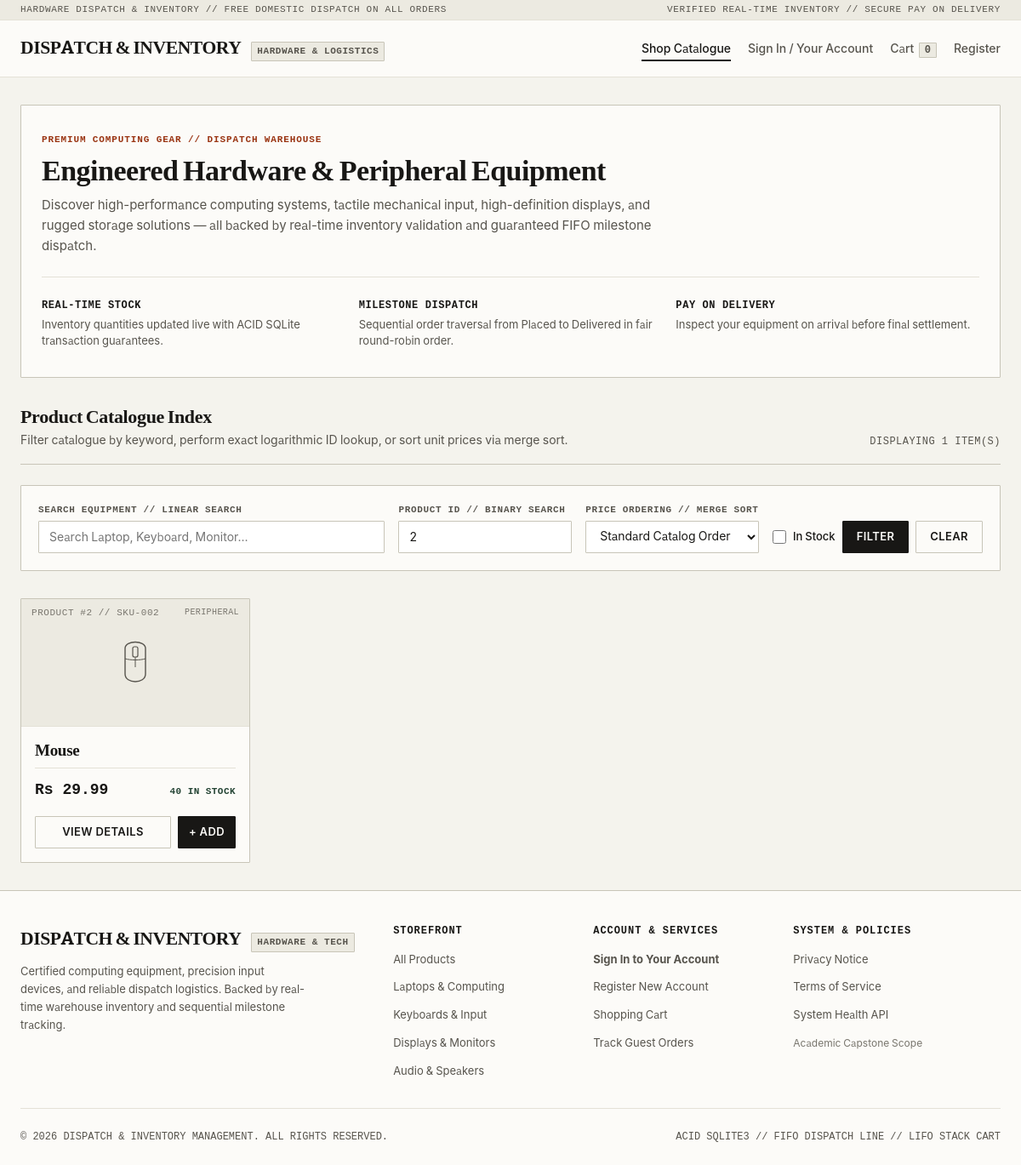
The page /?id=2 on the database its author committed.
### tables this page shows
CREATE TABLE Products(
           Product_id INTEGER PRIMARY KEY AUTOINCREMENT,
           Name TEXT NOT NULL,
           Price REAL NOT NULL CHECK(Price>0),
           Stock INTEGER CHECK(Stock>=0)
           );

### app.py (the view)
@app.route('/')
def catalogue():
    name_query = request.args.get('name', '').strip()
    id_str = request.args.get('id', '').strip()
    sort_by = request.args.get('sort', '').strip()
    in_stock = (request.args.get('in_stock') == '1')
    id_query = None
    if id_str.isdigit():
        id_query = int(id_str)
    products = store.search_products(
        name_query=name_query,
        id_query=id_query,
        sort_by=sort_by,
        in_stock_only=in_stock,
        conn=g.db
    )
    return render_template(
        'catalogue.html',
        products=products,
        name_query=name_query,
        id_query=id_str,
        sort_by=sort_by,
        in_stock=in_stock
    )

### algorithm.py (called while the page is built)
def binary_search_by_id(sorted_products, target_id):
    low = 0
    high = len(sorted_products) - 1
    while low <= high:
        mid = (low + high) // 2
        mid_id = sorted_products[mid]['id']
        if mid_id == target_id:
            return sorted_products[mid]
        elif mid_id < target_id:
            low = mid + 1
        else:
            high = mid - 1
    return None

### app.py (called while the page is built)
@app.before_request
def before_request():
    g.db = database.get_db_connection(app.config['DATABASE_PATH'])
    if 'csrf_token' not in session:
        session['csrf_token'] = secrets.token_hex(24)
    if 'cart' not in session:
        session['cart'] = []
    if request.method == 'POST':
        submitted_token = request.form.get('csrf_token')
        expected_token = session.get('csrf_token')
        if not submitted_token or submitted_token != expected_token:
            abort(400, description="Invalid or missing CSRF token. Please refresh and try again.")

@app.teardown_appcontext
def teardown_db(exception=None):
    db = g.pop('db', None)
    if db is not None:
        db.close()

@app.context_processor
def inject_global_template_vars():
    cart = session.get('cart', [])
    cart_count = sum(item.get('quantity', 0) for item in cart)
    return {
        'cart_count': cart_count,
        'current_user_name': session.get('user_name'),
        'current_user_role': session.get('user_role')
    }

### database.py (called while the page is built)
def get_db_connection(db_path: str = None) -> sqlite3.Connection:
    target_path = db_path or os.getenv("DATABASE_PATH", DEFAULT_DB_PATH)
    conn = sqlite3.connect(target_path)
    conn.execute("PRAGMA foreign_keys = ON;")
    conn.row_factory = sqlite3.Row
    return conn

### store.py (called while the page is built)
    def get_all_products(self, conn: sqlite3.Connection = None) -> list:
        local_conn = conn or self.get_connection()
        try:
            cursor = local_conn.cursor()
            cursor.execute("SELECT product_id, name, price, stock FROM Products ORDER BY product_id ASC")
            rows = cursor.fetchall()
            return [
                {
                    'id': row['product_id'],
                    'name': row['name'],
                    'price': float(row['price']),
                    'stock': int(row['stock'])
                }
                for row in rows
            ]
        finally:
            if not conn:
                local_conn.close()

### templates/catalogue.html (shortened to what this page needs)
{% extends "base.html" %}
{% from "product_schematic.html" import render_schematic %}
{% block content %}
<section class="store-hero">
  <div class="store-hero-eyebrow">PREMIUM COMPUTING GEAR // DISPATCH WAREHOUSE</div>
  <h1 class="store-hero-title">Engineered Hardware &amp; Peripheral Equipment</h1>
  <p class="store-hero-sub">
    Discover high-performance computing systems, tactile mechanical input, high-definition displays, and rugged storage solutions — all backed by real-time inventory validation and guaranteed FIFO milestone dispatch.
  </p>
  <div class="store-features-strip">
    <div class="feature-box">
      <span class="feature-box-title">Real-Time Stock</span>
      <span class="feature-box-desc">Inventory quantities updated live with ACID SQLite transaction guarantees.</span>
    </div>
    <div class="feature-box">
      <span class="feature-box-title">Milestone Dispatch</span>
      <span class="feature-box-desc">Sequential order traversal from Placed to Delivered in fair round-robin order.</span>
    </div>
    <div class="feature-box">
      <span class="feature-box-title">Pay on Delivery</span>
      <span class="feature-box-desc">Inspect your equipment on arrival before final settlement.</span>
    </div>
  </div>
</section>
<section>
  <div class="context-header">
    <div>
      <h2 style="font-size:1.375rem; margin-bottom:var(--space-1);">Product Catalogue Index</h2>
      <p style="color:var(--text-muted); font-size:0.875rem; margin-bottom:0;">
        Filter catalogue by keyword, perform exact logarithmic ID lookup, or sort unit prices via merge sort.
      </p>
    </div>
    <div class="context-header-meta">
      DISPLAYING {{ products|length }} ITEM(S)
    </div>
  </div>
  <div class="search-filter-panel">
    <form method="GET" action="/" class="filter-grid">
      <div class="form-group">
        <label for="name_query">Search Equipment // Linear Search</label>
        <input type="text" id="name_query" name="name" class="form-control"
               placeholder="Search Laptop, Keyboard, Monitor..." value="{{ name_query|default('') }}">
      </div>
      <div class="form-group">
        <label for="id_query">Product ID // Binary Search</label>
        <input type="number" id="id_query" name="id" class="form-control"
               placeholder="ID (1–10)" value="{{ id_query|default('') }}">
      </div>
      <div class="form-group">
        <label for="sort_by">Price Ordering // Merge Sort</label>
        <select id="sort_by" name="sort" class="form-control">
          <option value="" {% if not sort_by %}selected{% endif %}>Standard Catalog Order</option>
        </select>
      </div>
      <div style="display:flex; gap:var(--space-2); align-items:flex-end;">
        <div class="checkbox-group">
          <input type="checkbox" id="in_stock" name="in_stock" value="1" {% if in_stock %}checked{% endif %}>
          <label for="in_stock" style="text-transform:none; font-family:var(--font-body); font-size:0.8125rem; color:var(--text-main); font-weight:500;">In Stock</label>
        </div>
        <button type="submit" class="btn btn-primary">Filter</button>
        {% if name_query or id_query or sort_by or in_stock %}
          <a href="/" class="btn btn-secondary">Clear</a>
        {% endif %}
      </div>
    </form>
  </div>
  {% if products %}
    <div class="product-grid">
      {% for product in products %}
        <article class="product-card">
          <div class="product-schematic-plate">
            <span class="product-sku-tag">PRODUCT #{{ product.id }} // SKU-{{ "%03d"|format(product.id) }}</span>
            <span class="product-category-mark">
              {% if product.id in [1] %}COMPUTING
              {% elif product.id in [2, 3] %}PERIPHERAL
              {% elif product.id in [4] %}DISPLAY
              {% elif product.id in [5] %}IMAGING
              {% elif product.id in [6] %}OPTICS
              {% elif product.id in [7, 8] %}AUDIO
              {% else %}STORAGE
              {% endif %}
            </span>
          </div>
          <div class="product-info">
            <h3 class="product-name" style="font-size:1.1875rem;">
              <a href="/product/{{ product.id }}">{{ product.name }}</a>
            </h3>
            <div class="product-meta">
              <span class="product-price">Rs {{ "%.2f"|format(product.price) }}</span>
              {% if product.stock > 0 %}
                <span class="stock-tag stock-available">{{ product.stock }} in stock</span>
              {% else %}
                <span class="stock-tag stock-out">Out of stock</span>
              {% endif %}
            </div>
            <div style="margin-top:var(--space-4); display:flex; gap:var(--space-2);">
              <a href="/product/{{ product.id }}" class="btn btn-secondary" style="flex:1;">View Details</a>
              {% if product.stock > 0 %}
                <form method="POST" action="/cart/add" style="display:inline;">
                  <button type="submit" class="btn btn-primary" title="Add 1 unit to cart stack" style="padding:var(--space-2) var(--space-3);">
                    + Add
                  </button>
                </form>
              {% endif %}
            </div>
          </div>
        </article>
      {% endfor %}
    </div>
  {% else %}
    <div class="empty-state">
      <h3>No Products Found</h3>
      <p>No catalog items matched your search criteria. Try modifying your search keyword or clearing the active filters.</p>
      <a href="/" class="btn btn-primary">Reset Filter Console</a>
    </div>
  {% endif %}
</section>
{% endblock %}

### rows shown on the page
Products: id "2", id "002", name "Mouse", price "29.99", stock "40"

### other values the page prints
{{ cart_count|default(0) }} "0"
{{ products|length }} "1"
